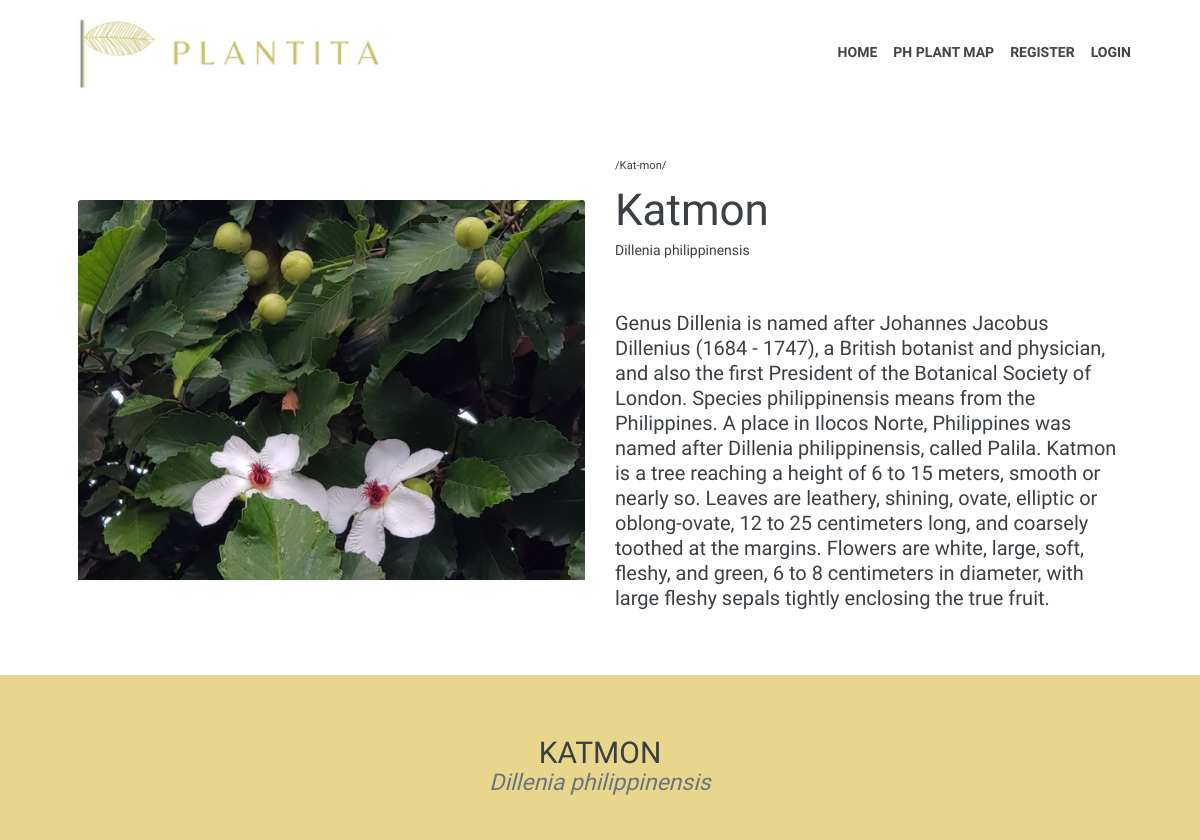
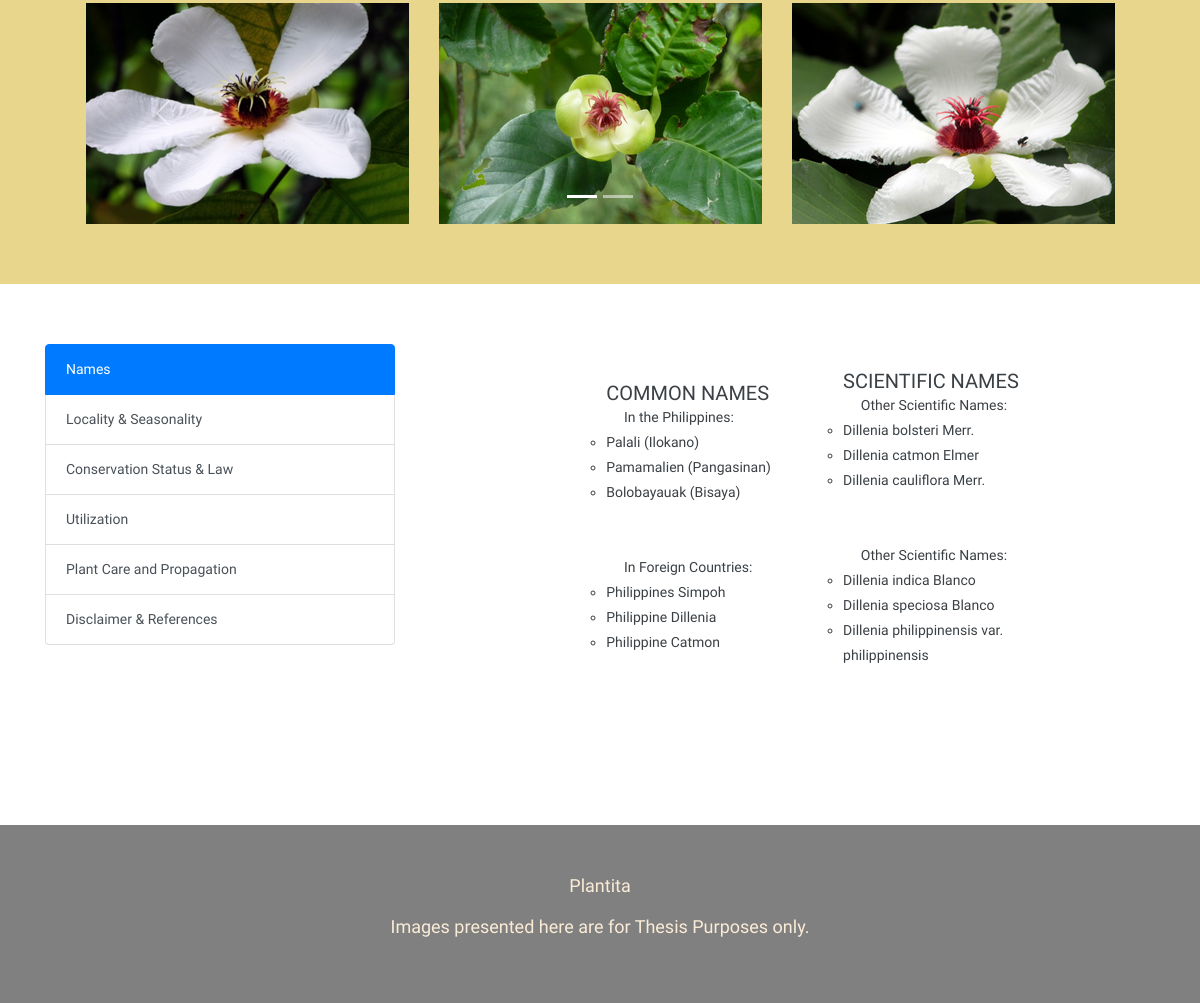
Before: /home/katmon with the older database file (2 pictures, top to bottom).
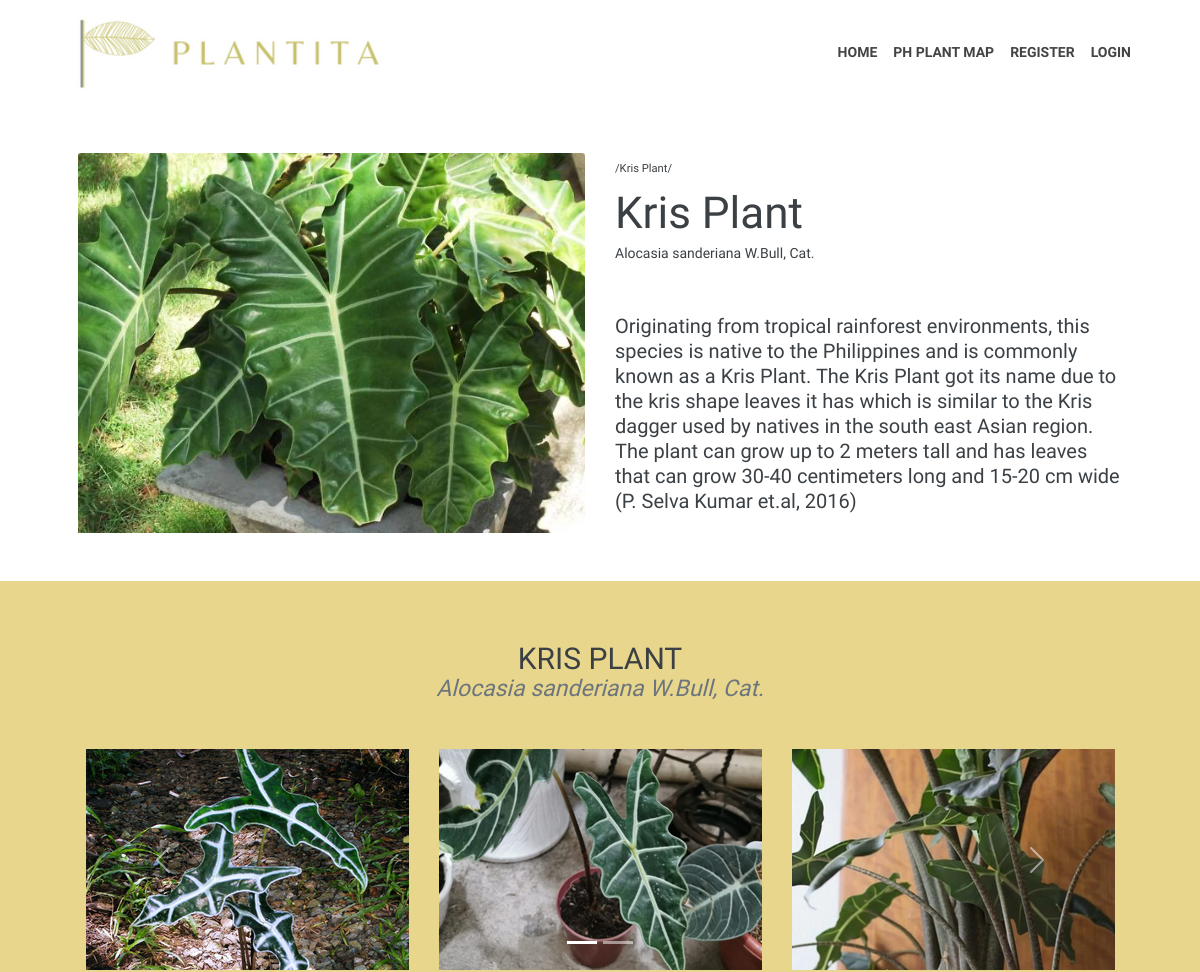
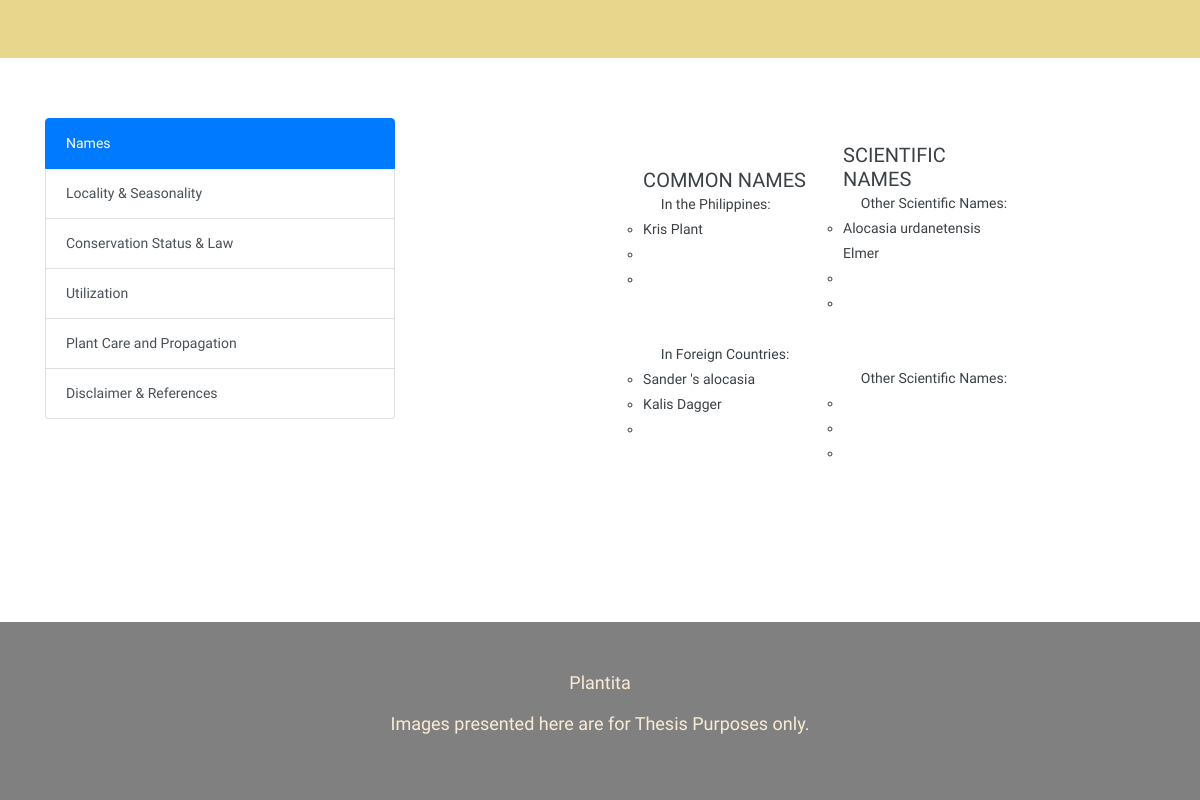
After: the same page with the newer database file (2 pictures, top to bottom).
### home/models.py (models this page shows, shortened)
class Plantsgallery(models.Model):
    class Meta:
        verbose_name_plural = "Plant Galleries"
    title = models.CharField(max_length=200)
    scientific_name = models.CharField(max_length=200, default='')
    slug = models.SlugField(unique=True)
    plant_image = models.ImageField(upload_to='gallery image', default=None)
    pronounciation = models.TextField(default='-')
    botany = models.TextField(default='-')
    common_philippine_name1 = models.CharField(max_length=200, default='', blank=True)
    common_philippine_name2 = models.CharField(max_length=200, default='', blank=True)
    common_philippine_name3 = models.CharField(max_length=200, default='', blank=True)
    common_foreign_name1 = models.CharField(max_length=200, default='', blank=True)
    common_foreign_name2 = models.CharField(max_length=200, default='', blank=True)
    common_foreign_name3 = models.CharField(max_length=200, default='', blank=True)
    sci_philippine_name1 = models.CharField(max_length=200, default='', blank=True)
    sci_philippine_name2 = models.CharField(max_length=200, default='', blank=True)
    sci_philippine_name3 = models.CharField(max_length=200, default='', blank=True)
    sci_foreign_name1 = models.CharField(max_length=200, default='', blank=True)
    sci_foreign_name2 = models.CharField(max_length=200, default='', blank=True)
    sci_foreign_name3 = models.CharField(max_length=200, default='', blank=True)
    distribution = models.CharField(max_length=200, default='', blank=True)
    conservation_status = models.TextField(default='-')
    use_1 = models.TextField(default='-')
    use_2 = models.TextField(default='', blank=True)
    use_3 = models.TextField(default='', blank=True)
    scientific_studies1 = models.TextField(default='-')
    scientific_study_link1 = models.TextField(default='', blank=True)
    scientific_studies2 = models.TextField(default='', blank=True)
    scientific_study_link2 = models.TextField(default='', blank=True)
    scientific_studies3 = models.TextField(default='', blank=True)
    scientific_study_link3 = models.TextField(default='', blank=True)
    light_preference = models.TextField(default='', blank=True)
    water_preference = models.TextField(default='', blank=True)
    propagation_method = models.TextField(default='', blank=True)
    references = models.TextField(default='', blank=True)
    gallery_slider_1_image1 = models.ImageField(upload_to='gallery image', default='-')
    gallery_slider_1_image2 = models.ImageField(upload_to='gallery image', default='-')
    gallery_slider_1_image3 = models.ImageField(upload_to='gallery image', default='-')
    gallery_slider_2_image1 = models.ImageField(upload_to='gallery image', default='-')
    gallery_slider_2_image2 = models.ImageField(upload_to='gallery image', default='-')
    gallery_slider_2_image3 = models.ImageField(upload_to='gallery image', default='-')
    ar_link = models.TextField(default='', blank=True)

### home/views.py (the view)
# urls.py: path('home/<slug:home_slug>', views.plant_details, name="plant_details"),
def plant_details(request, home_slug):
    try:
        selected_gallery = Plantsgallery.objects.get(slug=home_slug)
        return render(request, 'home/plant_details.html',{
            'plant_found' : True,
            'pg': selected_gallery,
        })
    except Exception as exc:
        return render(request, 'home/plant_details.html',
        {
            'plant_found': False
        })

### home/templates/home/plant_details.html (shortened to what this page needs)
{% extends 'home/base.html' %}
{% load static %}
{% block plant_webpage %}
    {% if plant_found %}
            <section class="py-6">
                    <div class="container px-4 px-lg-5 my-5">
                        <div class="row gx-4 gx-lg-5 align-items-center">
                            <div class="col-md-6">
                                <img class="card-img-top mb-5 mb-md-0" src="{{ pg.plant_image.url }}" alt="..." />
                            </div>
                            <div class="col-md-6">
                                <div class="small mb-1">{{ pg.pronounciation }}</div>
                                <h1 class="display-5 fw-bolder">{{ pg.title }}</h1>
                                <div class="fs-5 mb-5">
                                    <span>{{ pg.scientific_name }}</span>
                                </div>
                                <p class="lead">{{ pg.botany }}</p>
                            </div>
                        </div>
                    </div>
            </section>
            <section style="background-color: rgba(210, 169, 17, 0.478);" style="padding-top: 5%; padding-bottom: 5%;">
                                <div class="container-sm" style="padding-top: 5%; padding-bottom: 5%;">
                                    <div class="row justify-content-center" style="margin: 0 2%;">
                                        <div class="text-center">
                                            <h2 class="section-heading text-uppercase">{{ pg.title }}</h2>
                                            <h3 class="section-subheading text-muted fs-5 mb-5"><i>{{ pg.scientific_name }}</i></h3>
                                        </div>
                                        <div id="carouselExampleIndicators" class="carousel slide" data-ride="carousel">
                                            <ol class="carousel-indicators">
                                            <li data-target="#carouselExampleIndicators" data-slide-to="0" class="active"></li>
                                            <li data-target="#carouselExampleIndicators" data-slide-to="1"></li>
                                            </ol>
                                            <div class="carousel-inner">
                                                <div class="carousel-item active">
                                                    <div class="row">
                                                        <div class="gallery-item" style="margin-left: auto; margin-right: auto; display: flex; align-items: center; justify-content: center;">
                                                            <div class="col-sm-4"><img src="{{ pg.gallery_slider_1_image1.url }}" class="d-block w-100" alt="..."></div>
                                                            <div class="col-sm-4"><img src="{{ pg.gallery_slider_1_image2.url }}" class="d-block w-100" alt="..."></div>
                                                            <div class="col-sm-4"><img src="{{ pg.gallery_slider_1_image3.url }}" class="d-block w-100" alt="..."></div>
                                                        </div>
                                                    </div>
                                                </div>
                                            </div>
                                            <a class="carousel-control-prev" href="#carouselExampleIndicators" role="button" data-slide="prev">
                                            <span class="carousel-control-prev-icon" aria-hidden="true"></span>
                                            </a>
                                            <a class="carousel-control-next" href="#carouselExampleIndicators" role="button" data-slide="next">
                                            <span class="carousel-control-next-icon" aria-hidden="true"></span>
                                            </a>
                                        </div>
                                    </div>
                                </div>
            </section>
            <section class="py-6" style="padding-top: 5%; padding-bottom: 8%;">
                            <div class="container-sm" style="width: auto;">
                                <div class="bd-info" role="tabpanel">
                                    <div class="row" style="flex: auto;">
                                        <div class="col-lg-4 col-sm-4 mb-4">
                                            <div class="list-group" id="myList" role="tablist">
                                                <a class="list-group-item list-group-item-action active" data-toggle="list" href="#names" role="tab">Names</a>
                                                <a class="list-group-item list-group-item-action" data-toggle="list" href="#local" role="tab">Locality & Seasonality</a>
                                                <a class="list-group-item list-group-item-action" data-toggle="list" href="#conserv" role="tab">Conservation Status & Law</a>
                                                <a class="list-group-item list-group-item-action" data-toggle="list" href="#util" role="tab">Utilization</a>
                                                <a class="list-group-item list-group-item-action" data-toggle="list" href="#care" role="tab">Plant Care and Propagation</a>
                                                <a class="list-group-item list-group-item-action" data-toggle="list" href="#disclaimer" role="tab">Disclaimer & References</a>
                                            </div>
                                        </div>
                                        <div class="col-lg-8 col-sm-6 mb-8" style="padding-left: 8%;">
                                            <div class="tab-content">
                                                <div class="tab-pane show active" id="names" role="tabpanel">
                                                    <div class="row">
                                                        <div class="gallery-item" style="margin-left: auto; margin-right: auto; display: flex; align-items: center; justify-content: center;">
                                                        <div class="col-sm-6">
                                                            <ul class="list-inline">
                                                                <li>
                                                                    <br>
                                                                    <h5><strong>COMMON NAMES</strong></h5>
                                                                    <li>
                                                                        &emsp;
                                                                        In the Philippines:
                                                                    </li>
                                                                    <ul style="list-style-type:circle">
                                                                        <li>{{ pg.common_philippine_name1 }}</li>
                                                                        <li>{{ pg.common_philippine_name2 }}</li>
                                                                        <li>{{ pg.common_philippine_name3 }}</li>
                                                                    </ul>
                                                                    <br></br>
                                                                    <li>
                                                                        &emsp;
                                                                        In Foreign Countries:
                                                                    </li>
                                                                    <ul style="list-style-type:circle">
                                                                        <li>{{ pg.common_foreign_name1 }}</li>
                                                                        <li>{{ pg.common_foreign_name2 }}</li>
                                                                        <li>{{ pg.common_foreign_name3 }}</li>
                                                                    </ul>
                                                                </li>
                                                            </ul>
                                                        </div>
                                                        <div class="col-sm-6 ">
                                                            <ul class="list-inline">
                                                                <li>
                                                                    <br>
                                                                    <h5><strong>SCIENTIFIC NAMES</strong></h5>
                                                                    <li>
                                                                        &emsp;
                                                                        Other Scientific Names:
                                                                    </li>
                                                                    <ul style="list-style-type:circle">
                                                                        <li>{{ pg.sci_philippine_name1 }}</li>
                                                                        <li>{{ pg.sci_philippine_name2 }}</li>
                                                                        <li>{{ pg.sci_philippine_name3 }}</li>
                                                                    </ul>
                                                                    <br></br>
                                                                    <li>
                                                                        &emsp;
                                                                        Other Scientific Names:
                                                                    </li>
                                                                    <ul style="list-style-type:circle">
                                                                        <li>{{ pg.sci_foreign_name1 }}</li>
                                                                        <li>{{ pg.sci_foreign_name2 }}</li>
                                                                        <li>{{ pg.sci_foreign_name3 }}</li>
                                                                    </ul>
                                                                </li>
                                                            </ul>
                                                        </div>
                                                        </div>
                                                    </div>
                                                </div>
                                            </div>
                                        </div>
                                    </div>
                                </div>
                            </div>
            </section>
    {% endif %}
{% endblock %}

Changed rows visible on the page:
no longer on this page (row edited): Plantsgallery: plant_image (picture), pronounciation "/Kat-mon/", title "Katmon", scientific_name "Dillenia philippinensis", botany "Genus Dillenia is named after Johannes Jacobus Dillenius (1684 - 1747), a British botanist and physician, and also the first President of the Botanical Society of London. Species philippinensis means from the Philippines. A place in Ilocos Norte, Philippines was named after Dillenia philippinensis, called Palila. Katmon is a tree reaching a height of 6 to 15 meters, smooth or nearly so. Leaves are leathery, shining, ovate, elliptic or oblong-ovate, 12 to 25 centimeters long, and coarsely toothed at the margins. Flowers are white, large, soft, fleshy, and green, 6 to 8 centimeters in diameter, with large fleshy sepals tightly enclosing the true fruit.", title "KATMON", gallery_slider_1_image1 (picture), gallery_slider_1_image2 (picture), gallery_slider_1_image3 (picture), common_philippine_name1 "Palali (Ilokano)", common_philippine_name2 "Pamamalien (Pangasinan)", common_philippine_name3 "Bolobayauak (Bisaya)", common_foreign_name1 "Philippines Simpoh", common_foreign_name2 "Philippine Dillenia", common_foreign_name3 "Philippine Catmon", sci_philippine_name1 "Dillenia bolsteri Merr.", sci_philippine_name2 "Dillenia catmon Elmer", sci_philippine_name3 "Dillenia cauliflora Merr.", sci_foreign_name1 "Dillenia indica Blanco", sci_foreign_name2 "Dillenia speciosa Blanco", sci_foreign_name3 "Dillenia philippinensis var. philippinensis"
now on this page (row edited): Plantsgallery: plant_image (picture), pronounciation "/Kris Plant/", title "Kris Plant", scientific_name "Alocasia sanderiana W.Bull, Cat.", botany "Originating from tropical rainforest environments, this species is native to the Philippines and is commonly known as a Kris Plant. The Kris Plant got its name due to the kris shape leaves it has which is similar to the Kris dagger used by natives in the south east Asian region. The plant can grow up to 2 meters tall and has leaves that can grow 30-40 centimeters long and 15-20 cm wide (P. Selva Kumar et.al, 2016)", title "KRIS PLANT", gallery_slider_1_image1 (picture), gallery_slider_1_image2 (picture), gallery_slider_1_image3 (picture), common_philippine_name1 "Kris Plant", common_foreign_name1 "Sander 's alocasia", common_foreign_name2 "Kalis Dagger", sci_philippine_name1 "Alocasia urdanetensis Elmer"
